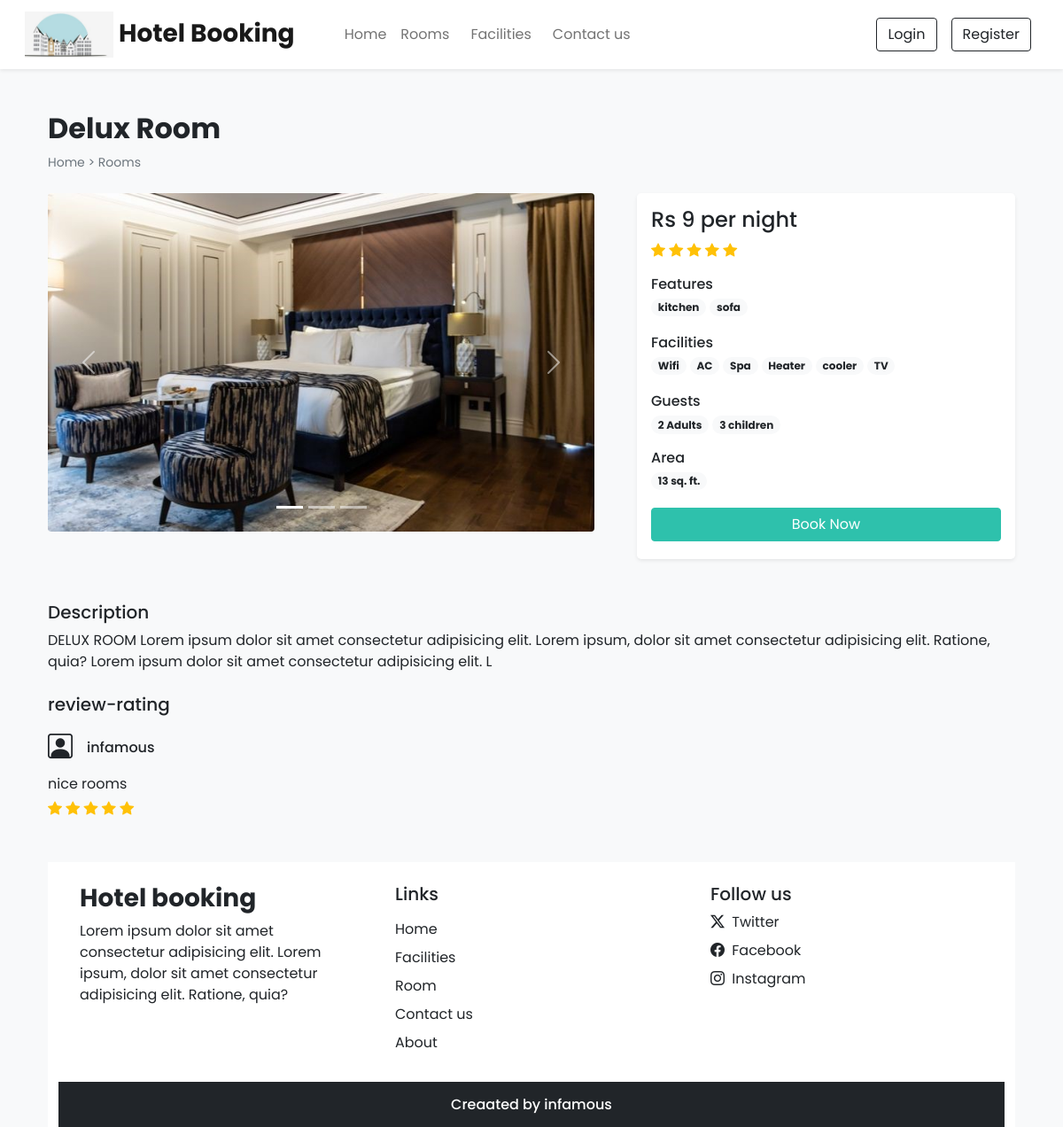
Page /room_details.php?id=3 on the committed database.
### tables this page shows
CREATE TABLE `rooms` (
  `id` int(11) NOT NULL,
  `name` varchar(100) NOT NULL,
  `location` varchar(200) NOT NULL,
  `area` int(11) NOT NULL,
  `price` int(11) NOT NULL,
  `quantity` int(11) NOT NULL,
  `adult` int(11) NOT NULL,
  `children` int(11) NOT NULL,
  `description` varchar(200) NOT NULL,
  `satus` int(11) NOT NULL DEFAULT 0,
  `removed` int(11) NOT NULL DEFAULT 0
);

CREATE TABLE `room_image` (
  `sr_no` int(11) NOT NULL,
  `room_id` int(11) NOT NULL,
  `image` varchar(150) NOT NULL,
  `thumb` tinyint(4) NOT NULL DEFAULT 0
);

CREATE TABLE `features` (
  `id` int(11) NOT NULL,
  `name` varchar(100) NOT NULL
);

CREATE TABLE `facilities` (
  `id` int(11) NOT NULL,
  `icon` varchar(150) NOT NULL,
  `name` varchar(150) NOT NULL,
  `description` varchar(150) NOT NULL
);

CREATE TABLE `rating_review` (
  `sr_no` int(11) NOT NULL,
  `booking_id` int(11) NOT NULL,
  `room_id` int(11) NOT NULL,
  `user_id` int(11) NOT NULL,
  `rating` int(11) NOT NULL,
  `review` varchar(200) NOT NULL,
  `seen` tinyint(4) NOT NULL DEFAULT 0,
  `datentime` int(11) NOT NULL DEFAULT current_timestamp()
);

CREATE TABLE `user` (
  `sr_no` int(11) NOT NULL,
  `name` varchar(152) NOT NULL,
  `email` varchar(150) NOT NULL,
  `password` varchar(110) NOT NULL,
  `cpassword` varchar(100) NOT NULL,
  `address` varchar(100) NOT NULL,
  `pn` varchar(110) NOT NULL,
  `verification_id` int(11) NOT NULL,
  `verification_status` tinyint(4) NOT NULL DEFAULT 0,
  `resettoken` varchar(222) DEFAULT NULL,
  `resettokenexpire` date DEFAULT NULL
);

### admin/inc/db_config.php (called while the page is built, shortened)
<?php
function select($sql, $values, $datatypes) {
    $con = $GLOBALS['con'];
    if ($stmt = mysqli_prepare($con, $sql)) {
        mysqli_stmt_bind_param($stmt, $datatypes, ...$values);
        if (mysqli_stmt_execute($stmt)) {
            $res = mysqli_stmt_get_result($stmt);
            return $res;
        } else {
            mysqli_stmt_close($stmt);
            die("Query cannot be executed - select");
        }
    } else {
        die("Query cannot be prepared - select");
    }
}
?>

### room_details.php (the view, shortened to what this page needs)
<!DOCTYPE html>
<html lang="en">
<head>
  <?php require('inc/links.php')?>
</head>
<body class="bg-light">
   <?php require('inc/header.php')?>
   <?php
    $data=filteration($_GET);
    $room_res=select("SELECT * FROM `rooms` WHERE `id`=? AND `satus`=? AND `removed`=?",[$data['id'],1,0],'iii');
    $room_data=mysqli_fetch_assoc($room_res);
?>
  <div class="container">
    <div class="row">
      <div class="col-12 my-5 mb-4 px-4">
        <h2 class="fw-bold "> <?php echo $room_data['name']?> </h2>
        <div style="font-size:14px;">
          <a href="index.php" class="text-secondary text-decoration-none">Home</a>
          <span class="text-secondary"> > </span>
          <a href="rooms.php" class="text-secondary text-decoration-none">Rooms</a>
        </div>
      </div>
      <div class="col-lg-7 col-md-12 px-4">
        <div id="roomCarousel" class="carousel slide">
          <div class="carousel-indicators">
            <button type="button" data-bs-target="#roomCarousel" data-bs-slide-to="0" class="active" aria-current="true" aria-label="Slide 1"></button>
            <button type="button" data-bs-target="#roomCarousel" data-bs-slide-to="1" aria-label="Slide 2"></button>
            <button type="button" data-bs-target="#roomCarousel" data-bs-slide-to="2" aria-label="Slide 3"></button>
          </div>
          <div class="carousel-inner">
            <?php
              $room_img=ROOMS_IMG_PATH."thumbnail.jpg";
              $img_q = mysqli_query($con, "SELECT * FROM `room_image` WHERE `room_id`='$room_data[id]'");
              if(mysqli_num_rows($img_q) > 0){
                $active_class = 'active';
                while($img_res = mysqli_fetch_assoc($img_q)){
                    echo "<div class='carousel-item $active_class'>
                            <img src='" . ROOMS_IMG_PATH . $img_res['image'] . "' class='d-block w-100 rounded'>
                          </div>";
                    $active_class = '';
                }
              }
              else{
                echo"<div class='carousel-item active'>
                        <img src='$room_img' class='d-block w-100' >
                      </div>";
              }
            ?>
          </div>
          <button class="carousel-control-prev" type="button" data-bs-target="#roomCarousel" data-bs-slide="prev">
            <span class="carousel-control-prev-icon" aria-hidden="true"></span>
          </button>
          <button class="carousel-control-next" type="button" data-bs-target="#roomCarousel" data-bs-slide="next">
            <span class="carousel-control-next-icon" aria-hidden="true"></span>
          </button>
        </div>
      </div>
      <div class="col-lg-5 col-md-12 px-4">
        <div class="card mb-4 border-0 shadow-sm rounded-3">
          <div class="card-body">
            <?php
              $login=0;
              $book_btn=" <button onclick='checkLoginToBook($login,$room_data[id])' class='btn  w-100 text-white custom-bg shadow-none mb-1'>Book Now</a>";
              echo<<<price
                <h4> Rs $room_data[price] per night</h4>
              price;
                $rating_q="SELECT AVG(rating) AS `avg_rating` FROM `rating_review`
                WHere `room_id`='$room_data[id]' ORDER BY `sr_no` DESC LIMIT 20";
                $rating_res=mysqli_query($con,$rating_q);
                $rating_fetch=mysqli_fetch_assoc($rating_res);
                $rating_data="";
                if( $rating_fetch['avg_rating']!=NULL){
                  for($i=0;$i< $rating_fetch['avg_rating']; $i++){
                    $rating_data.="<i class='bi bi-star-fill text-warning'></i> ";
                  }
                }
                echo<<<rating
                    <div class="mb-3">
                     $rating_data
                    </div>
                rating;
                $fea_q=mysqli_query($con,"SELECT f.name FROM `features` f INNER JOIN `room_features` rfea ON f.id = rfea.features_id WHERE rfea.room_id='$room_data[id]' ");
                 $features_data="";
                while($fea_row=mysqli_fetch_assoc($fea_q)){
                  $features_data.="<span class='badge rounded-pill bg-light text-dark text-wrap me-1 mb-1'>
                    {$fea_row['name']}
                  </span>";
                }
                echo<<<features
                  <div class="featueres mb-3">
                    <h6 class="mb-1">Features</h6>
                      $features_data
                  </div>
                features;
                $fac_q=mysqli_query($con,"SELECT f.name FROM `facilities` f INNER JOIN `room_facilities` rfac ON f.id = rfac.facilities_id WHERE rfac.room_id='$room_data[id]'");
                $facilities_data="";
                  while($fac_row=mysqli_fetch_assoc($fac_q)){
                    $facilities_data.="<span class='badge rounded-pill bg-light text-dark text-wrap me-1 mb-1'>
                    {$fac_row['name']}
                    </span>";
                }
                echo<<<facilities
                  <div class="featueres mb-3">
                    <h6 class="mb-1">Facilities</h6>
                      $facilities_data
                  </div>
                facilities;
                echo<<<guest
                  <div class="Guests mb-3">
                      <h6 class="mb-1">Guests</h6>
                      <span class="badge rounded-pill bg-light text-dark  text-wrap ">
                        {$room_data['adult']} Adults
                      </span>
                      <span class="badge rounded-pill bg-light text-dark  text-wrap " >
                        {$room_data['children']} children
                      </span>
                  </div>
                guest;
                echo<<<area
                  <div class="featueres mb-3">
                    <h6 class="mb-1">Area</h6>
                    <span class='badge rounded-pill bg-light text-dark text-wrap me-1 mb-1'>
                      $room_data[area] sq. ft.
                      </span>
                  </div>
                area;
                echo<<<book
                  $book_btn
                book;
            ?>
          </div>
        </div>
      </div>
      <div class="col-12 mt-4 px-4">
          <div class="mb-4">
            <h5>Description</h5>
            <p><?php  echo $room_data['description']?></p>
          </div>
          <div class="review-rating">
            <h5 class="mb-3">review-rating</h5>
            <?PHP
              $review_q="SELECT rr.*,uc.name AS uname, r.name AS rname FROM `rating_review` rr
              INNER JOIN `user` uc ON rr.user_id=uc.sr_no
              INNER JOIN `rooms` r On rr.room_id=r.id
              WHERE rr.room_id=$room_data[id]
              ORDER BY `sr_no` DESC LIMIT 15";
              $review_res=mysqli_query($con,$review_q);
              if(mysqli_num_rows($review_res)==0){
                  echo 'No reviews yet';
              }
              else{
                while($row=mysqli_fetch_assoc($review_res)){
                  $stars="<i class='bi bi-star-fill text-warning'></i> ";
                  for($i=1;$i<$row['rating'];$i++){
                    $stars.=" <i class='bi bi-star-fill text-warning'></i>";
                  }
                  echo<<<reviews
                  <div class="mb-4">
                    <div class=" d-flex align-items-center mb-2">
                        <i class="bi bi-person-square fs-3 me-2" width="30px"></i>
                        <h6 class="m-0 ms-2">{$row['uname']}</h6>
                    </div>
                    <p class='mb-1'>{$row['review']}</p>
                    <div class="rating">
                        $stars
                    </div>
                  <div>
                  reviews;
                }
              }
            ?>
      </div>
    </div>
</div>
    <?php require('inc/footer.php')?>
</body>
</html>

### inc/links.php (shortened to what this page needs)
<link href="https://cdn.jsdelivr.net/npm/bootstrap@5.0.2/dist/css/bootstrap.min.css" rel="stylesheet">
<link rel="stylesheet" href="https://cdn.jsdelivr.net/npm/bootstrap-icons@1.11.2/font/bootstrap-icons.min.css">
<link rel="stylesheet" href="css/common.css">

### inc/header.php (shortened to what this page needs)
<?php
require('admin/inc/db_config.php');
$contact_q="SELECT * FROM `contact_details` WHERE `sr_no`=?";
$values=[1];
$contact_r = mysqli_fetch_assoc(select( $contact_q,$values,'i'));
?>
<nav id="nav-bar" class="navbar navbar-expand-lg navbar-light bg-white px-lg-3 py-lg-2 shadow-sm sticky-top">
    <div class="container-fluid">
    <a class="navbar-brand me-5 fw-bold fs-3 " href="index.php"> <img src="images/carousel/logo.png"class=" align-middle fs-3" width="100px"> Hotel Booking</a>
    <div class="collapse navbar-collapse" id="navbarSupportedContent">
        <ul class="navbar-nav me-auto mb-2 mb-lg-0">
        <li class="nav-item">
            <a class="nav-link" href="index.php">Home</a>
        </li>
        <li class="nav-item">
            <a class="nav-link me-2" href="rooms.php">Rooms</a>
        </li>
        <li class="nav-item">
            <a class="nav-link me-2" href="facilities.php">Facilities</a>
        </li>
        <li class="nav-item">
            <a class="nav-link me-2" href="contact.php">Contact us</a>
        </li>
        </ul>
        <div class="d-flex">
         <?php
            if(isset($_SESSION['IS_LOGIN'])){
                echo<<<data
                <div class="btn-group">
                    <button type="button" class="btn btn-outline-dark shadow none dropdown-toggle" data-bs-toggle="dropdown" data-bs-display="static" aria-expanded="false">
                    <i class="bi bi-person-square  me-2" ></i>
                    {$_SESSION['u_name'] }
                    </button>
                    <ul class="dropdown-menu dropdown-menu-lg-end">
                        <li><a class="dropdown-item" href="profile.php">Profile</a></li>
                        <li><a class="dropdown-item" href="bookings.php">Bookings</a></li>
                        <li><a class="dropdown-item" href="logout.php">Logout</a></li>
                    </ul>
                </div>
                data;
            }
            else{
                echo<<<data
                <button onclick="redirect('login.php')" id="login" type="button" class="btn btn-outline-dark shadow-none me-lg-3 me-2" data-bs-toggle="modal" data-bs-target="#staticBackdrop">
                    Login
                </button>
                <script type="text/javascript">
                    document.getElementById("login").onclick = function () {
                        location.href = "login.php";
                    };
                </script>
                <button type="button" id="register" class="btn btn-outline-dark shadow-none me-lg-2 me-3" data-bs-toggle="modal" data-bs-target="#registerModal">
                    Register
                </button>
                <script type="text/javascript">
                    document.getElementById("register").onclick = function () {
                        location.href = "registration.php";
                    };
                </script>
                data;
            }
         ?>
        </div>
    </div>
    </div>
</nav>

### inc/footer.php (shortened to what this page needs)
<div class="container-fluid bg-white mt-5">
    <div class="row">
    <div class="col-lg-4 p-4">
        <h3 class="h-font fw-bold fs-3 mb-2"> Hotel booking</h3>
        <p>
        Lorem ipsum dolor sit amet consectetur adipisicing elit.
       Lorem ipsum, dolor sit amet consectetur adipisicing elit. Ratione, quia?
        </p>
    </div>
    <div class="col-lg-4 p-4">
        <h5 class="mb-3">Links</h5>
        <a href="index.php" class="d-inline-block mb-2 text-dark text-decoration-none">Home</a><br>
        <a href="facilities.php" class="d-inline-block mb-2 text-dark text-decoration-none">Facilities</a><br>
        <a href="rooms.php" class="d-inline-block mb-2 text-dark text-decoration-none">Room</a><br>
        <a href="contact.php" class="d-inline-block mb-2 text-dark text-decoration-none">Contact us</a><br>
        <a href="about.php" class="d-inline-block mb-2 text-dark text-decoration-none">About</a><br>
    </div>
    <div class="col-lg-4 p-4">
        <h5>Follow us</h5>
        <?php
        if ($contact_r['tw'] != '') {
            echo <<<data
            <a href="{$contact_r['tw']}" class="d-inline-block text-dark text-decoration-none mb-2">
                    <i class="bi bi-twitter-x me-1"></i> Twitter
            </a>
            data;
        }
        ?><br>
        <a href="<?php echo $contact_r['fb']?>" class="d-inline-block  text-dark text-decoration-none mb-2 ">
            <i class="bi bi-facebook me-1"></i> Facebook
        </a><br>
        <a href="<?php echo $contact_r['insta']?>" class="d-inline-block  text-dark text-decoration-none mb-2 ">
            <i class="bi bi-instagram      me-1"></i> Instagram
        </a><br>
    </div>
    <h6 class="text-center bg-dark text-white p-3 m-0"> Creaated by infamous</h6>
    </div>
</div>

### css/common.css (style rules this page uses)
:root { --teal:#2ec1ac; --teal_hover:#279e8c; }
* { font-family: 'Poppins', sans-serif; }
.custom-bg { background-color: var(--teal); border: 1px solid var(--teal); }

### rows in the picture
rooms: name "Delux Room", price "9", adult "2", children "3", area "13", description "DELUX ROOM Lorem ipsum dolor sit amet consectetur adipisicing elit. Lorem ipsum, dolor sit amet consectetur adipisicing elit. Ratione, quia? Lorem ipsum dolor sit amet consectetur adipisicing elit. L"
room_image: image (picture)
features: name "kitchen"
features: name "sofa"
facilities: name "Wifi"
facilities: name "AC"
facilities: name "Spa"
facilities: name "Heater"
facilities: name "cooler"
facilities: name "TV"
rating_review: user.name "infamous", review "nice rooms"
